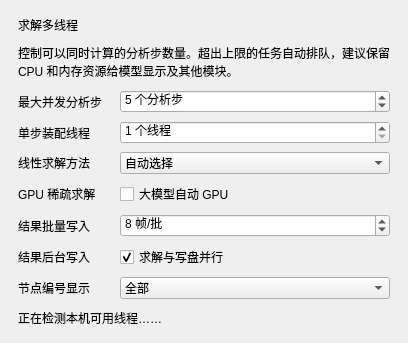
<?xml version="1.0" encoding="UTF-8"?>
<ui version="4.0">
 <class>SettingsPanelClass</class>
 <widget class="QWidget" name="SettingsPanelClass">
  <property name="sizePolicy">
   <sizepolicy hsizetype="Preferred" vsizetype="Fixed">
    <horstretch>0</horstretch>
    <verstretch>0</verstretch>
   </sizepolicy>
  </property>
  <layout class="QVBoxLayout" name="rootLayout">
   <property name="leftMargin"><number>0</number></property>
   <property name="topMargin"><number>0</number></property>
   <property name="rightMargin"><number>0</number></property>
   <property name="bottomMargin"><number>0</number></property>
   <item>
    <widget class="QFrame" name="infoCard">
     <layout class="QVBoxLayout" name="cardLayout">
      <property name="leftMargin"><number>18</number></property>
      <property name="topMargin"><number>16</number></property>
      <property name="rightMargin"><number>18</number></property>
      <property name="bottomMargin"><number>16</number></property>
      <property name="spacing"><number>10</number></property>
      <item><widget class="QLabel" name="titleLabel"><property name="text"><string>求解多线程</string></property></widget></item>
      <item><widget class="QLabel" name="descriptionLabel"><property name="text"><string>控制可以同时计算的分析步数量。超出上限的任务自动排队，建议保留 CPU 和内存资源给模型显示及其他模块。</string></property><property name="wordWrap"><bool>true</bool></property></widget></item>
      <item>
       <layout class="QFormLayout" name="concurrencyForm">
        <property name="horizontalSpacing"><number>18</number></property>
        <property name="verticalSpacing"><number>8</number></property>
        <item row="0" column="0"><widget class="QLabel" name="concurrencyLabel"><property name="text"><string>最大并发分析步</string></property></widget></item>
       <item row="0" column="1">
         <widget class="QSpinBox" name="concurrencySpin">
          <property name="minimumSize"><size><width>150</width><height>0</height></size></property>
          <property name="minimum"><number>1</number></property>
          <property name="maximum"><number>12</number></property>
          <property name="value"><number>5</number></property>
          <property name="suffix"><string> 个分析步</string></property>
         </widget>
       </item>
       <item row="1" column="0"><widget class="QLabel" name="assemblyThreadsLabel"><property name="text"><string>单步装配线程</string></property></widget></item>
       <item row="1" column="1">
        <widget class="QSpinBox" name="assemblyThreadsSpin">
         <property name="minimumSize"><size><width>150</width><height>0</height></size></property>
         <property name="minimum"><number>1</number></property>
         <property name="maximum"><number>12</number></property>
         <property name="value"><number>1</number></property>
         <property name="suffix"><string> 个线程</string></property>
        </widget>
       </item>
       <item row="2" column="0"><widget class="QLabel" name="linearSolverModeLabel"><property name="text"><string>线性求解方法</string></property></widget></item>
       <item row="2" column="1">
        <widget class="QComboBox" name="linearSolverModeCombo">
         <property name="minimumSize"><size><width>150</width><height>0</height></size></property>
         <property name="toolTip"><string>LDLT 仅用于对称矩阵；LU、BiCGSTAB 和通用矩阵 cuDSS 可处理非对称矩阵。PARDISO 会由分析流程在对称 LDLT 与非对称 LU 之间选择。自动模式失败时回退，手动模式不回退。</string></property>
         <item><property name="text"><string>自动选择</string></property></item>
         <item><property name="text"><string>Eigen LDLT（对称矩阵）</string></property></item>
         <item><property name="text"><string>Eigen LU（非对称矩阵）</string></property></item>
         <item><property name="text"><string>oneMKL PARDISO（对称 LDLT / 非对称 LU）</string></property></item>
         <item><property name="text"><string>CUDA BiCGSTAB（通用非对称迭代法）</string></property></item>
         <item><property name="text"><string>NVIDIA cuDSS（通用非对称直接法）</string></property></item>
        </widget>
       </item>
       <item row="3" column="0"><widget class="QLabel" name="gpuSolverLabel"><property name="text"><string>GPU 稀疏求解</string></property></widget></item>
       <item row="3" column="1">
        <widget class="QCheckBox" name="gpuSolverCheckBox">
         <property name="text"><string>大模型自动 GPU</string></property>
          <property name="toolTip"><string>仅影响自动模式。达到 10000 自由度时依次尝试 cuDSS 和 CUDA BiCGSTAB，失败后回退 CPU。</string></property>
        </widget>
       </item>
       <item row="4" column="0"><widget class="QLabel" name="resultBatchFramesLabel"><property name="text"><string>结果批量写入</string></property></widget></item>
       <item row="4" column="1">
        <widget class="QSpinBox" name="resultBatchFramesSpin">
         <property name="minimumSize"><size><width>150</width><height>0</height></size></property>
         <property name="toolTip"><string>每累计指定数量的接受步结果后批量写入 HDF5。1 表示逐帧写入；大模型建议 4～8，小模型建议 8～32。修改后对新启动的任务生效。</string></property>
         <property name="minimum"><number>1</number></property>
         <property name="maximum"><number>128</number></property>
         <property name="value"><number>8</number></property>
         <property name="suffix"><string> 帧/批</string></property>
        </widget>
       </item>
       <item row="5" column="0"><widget class="QLabel" name="backgroundResultWriteLabel"><property name="text"><string>结果后台写入</string></property></widget></item>
       <item row="5" column="1">
        <widget class="QCheckBox" name="backgroundResultWriteCheckBox">
         <property name="text"><string>求解与写盘并行</string></property>
         <property name="toolTip"><string>使用单独线程按顺序写入 HDF5，求解线程最多提前两个批次；关闭后恢复同步写入。修改后对新启动的任务生效。</string></property>
         <property name="checked"><bool>true</bool></property>
        </widget>
       </item>
       <item row="6" column="0"><widget class="QLabel" name="nodeLabelModeLabel"><property name="text"><string>节点编号显示</string></property></widget></item>
       <item row="6" column="1">
        <widget class="QComboBox" name="nodeLabelModeCombo">
         <property name="minimumSize"><size><width>150</width><height>0</height></size></property>
         <item><property name="text"><string>全部</string></property></item>
         <item><property name="text"><string>自适应</string></property></item>
        </widget>
       </item>
       </layout>
      </item>
      <item><widget class="QLabel" name="statusLabel"><property name="text"><string>正在检测本机可用线程……</string></property><property name="wordWrap"><bool>true</bool></property></widget></item>
     </layout>
    </widget>
   </item>
  </layout>
 </widget>
 <resources/>
 <connections/>
</ui>
